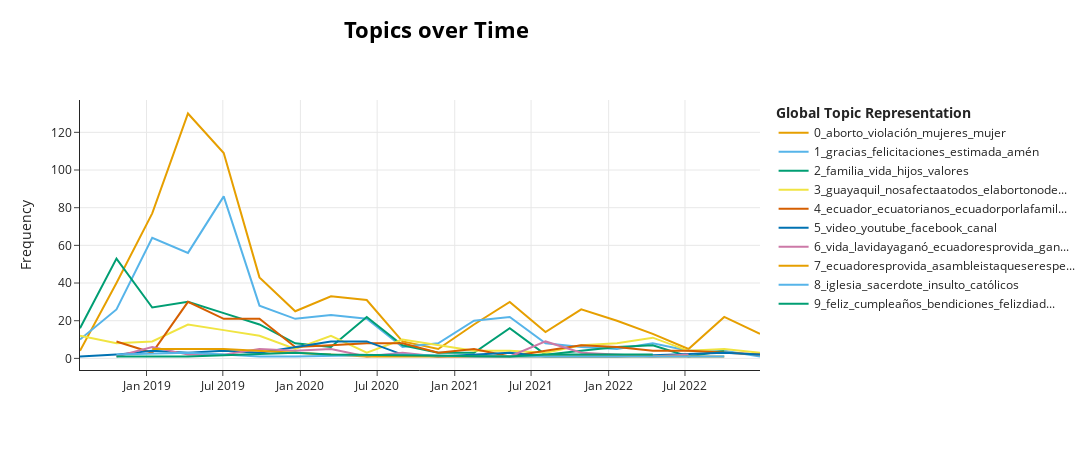

Notebook source saved alongside this figure:
### Markdown cell above
### Tópicos en el tiempo

### Code cell
# convert column to list
tweets = df['text_pre'].to_list()
timestamps = df['local_time'].to_list()

topics_over_time = topic_model.topics_over_time(docs=tweets, 
                                                timestamps=timestamps, 
                                                global_tuning=True, 
                                                evolution_tuning=True, 
                                                nr_bins=20)

topic_model.visualize_topics_over_time(topics_over_time, top_n_topics=20)

### Figure 1 — Plotly figure (JSON) as saved in the notebook; plotly's stock layout.template omitted (floating-point values rounded to 4 significant figures)
{"data": [{"hoverinfo": "text", "hovertext": ["<b>Topic 0</b><br>Words: via, género, familiar, nuestroshijosnuestrolegado, monopolio", "<b>Topic 0</b><br>Words: aborto, agresor, educación, violación, sexual", "<b>Topic 0</b><br>Words: aborto, violación, ecuadoresprovida, mujeres, abortoporviolacion", "<b>Topic 0</b><br>Words: aborto, violación, abortoporviolacion, mujeres, vida", "<b>Topic 0</b><br>Words: aborto, causales, mujer, violación, causa", "<b>Topic 0</b><br>Words: aborto, niños, niñas, adolescentes, género", "<b>Topic 0</b><br>Words: aborto, argentina, persona, mujer, niños", "<b>Topic 0</b><br>Words: aborto, impulsar, metido, morbosas, lenintodavidavale", "<b>Topic 0</b><br>Words: aborto, méxico, vida, corteabortono, provida", "<b>Topic 0</b><br>Words: lasguaguasnoseabortan, ecuadorpideveto, cepam, aborto, código", "<b>Topic 0</b><br>Words: hombre, progre, ciencia, mujer, aborto", "<b>Topic 0</b><br>Words: noalcopinna, códigoniñez, plenovirtual, mujeres, aborto", "<b>Topic 0</b><br>Words: infanticidioenecuador, aborto, documento, ley, violador", "<b>Topic 0</b><br>Words: aborto, violación, comisión, digno, presa", "<b>Topic 0</b><br>Words: leyabortistano, proyecto, ley, aborto, violador", "<b>Topic 0</b><br>Words: leyabortistano, leydelviolador, violación, proyecto, ley", "<b>Topic 0</b><br>Words: aborto, roevwade, sexo, corte, that", "<b>Topic 0</b><br>Words: tratadepersonas, endhumantrafficking, priva, vergonzosos, amenaza", "<b>Topic 0</b><br>Words: aborto, mujer, violación, semanas, violencia", "<b>Topic 0</b><br>Words: aborto, ayudar, ley, principio, fondos"], "marker": {"color": "#E69F00"}, "mode": "lines", "name": "0_aborto_violación_mujeres_mujer", "type": "scatter", "x": ["2018-07-27T06:59:30.860000", "2018-10-21T18:33:08", "2019-01-14T13:24:55", "2019-04-09T08:16:42", "2019-07-03T03:08:29", "2019-09-25T22:00:16", "2019-12-19T16:52:03", "2020-03-13T11:43:50", "2020-06-06T06:35:37", "2020-08-30T01:27:24", "2020-11-22T20:19:11", "2021-02-15T15:10:58", "2021-05-11T10:02:45", "2021-08-04T04:54:32", "2021-10-27T23:46:19", "2022-01-20T18:38:06", "2022-04-15T13:29:53", "2022-07-09T08:21:40", "2022-10-02T03:13:27", "2022-12-25T22:05:14"], "y": [4, 40, 77, 130, 109, 43, 25, 33, 31, 9, 5, 18, 30, 14, 26, 20, 13, 5, 22, 13]}, {"hoverinfo": "text", "hovertext": ["<b>Topic 1</b><br>Words: juntosporlafamilia, contextualicen, participando, subjetivamente, ambiguos", "<b>Topic 1</b><br>Words: escuderodelafamilia, estaremos, gracias, amplia, deventaaqui", "<b>Topic 1</b><br>Words: gracias, felicitaciones, llena, recomendada, lectura", "<b>Topic 1</b><br>Words: you, estimada, saludos, felicitaciones, gracias", "<b>Topic 1</b><br>Words: gracias, noble, concuerda, guerreros, pregunta", "<b>Topic 1</b><br>Words: poly, gracias, bravo, necesitan, coincidimos", "<b>Topic 1</b><br>Words: máximo, ataques, leyporlafamilia, juntos, noble", "<b>Topic 1</b><br>Words: amén, gracias, mr, díamundialdelasalud, realizando", "<b>Topic 1</b><br>Words: onuabortono, apoyo, gracias, are, you", "<b>Topic 1</b><br>Words: panel, conclusión, aplausos, escudero, pie", "<b>Topic 1</b><br>Words: mejores, guerreros, vida, gracias, felicitaciones", "<b>Topic 1</b><br>Words: interno, estimada, gracias, noalcopinna, asambleísta", "<b>Topic 1</b><br>Words: sugerimos, fortalecida, educacionsinideologias, materias, lograr", "<b>Topic 1</b><br>Words: cordial, extenderle, email, legislamosparalavida, guerreras", "<b>Topic 1</b><br>Words: futuro, platónporlavida, llevamos, gracias, lupebatallan", "<b>Topic 1</b><br>Words: muchísimas, gracias, amén, leydelviolador, estimada", "<b>Topic 1</b><br>Words: apoyado, scotusleak, absolutamente, adoctrinada, silencios", "<b>Topic 1</b><br>Words: terrible, gracias, felicitaciones, estimada, amén", "<b>Topic 1</b><br>Words: directos, frontales, mezclar, contextos, motivarnos", "<b>Topic 1</b><br>Words: gracias, felicitaciones, estimada, amén, apoyo"], "marker": {"color": "#56B4E9"}, "mode": "lines", "name": "1_gracias_felicitaciones_estimada_amén", "type": "scatter", "x": ["2018-07-27T06:59:30.860000", "2018-10-21T18:33:08", "2019-01-14T13:24:55", "2019-04-09T08:16:42", "2019-07-03T03:08:29", "2019-09-25T22:00:16", "2019-12-19T16:52:03", "2020-03-13T11:43:50", "2020-06-06T06:35:37", "2020-08-30T01:27:24", "2020-11-22T20:19:11", "2021-02-15T15:10:58", "2021-05-11T10:02:45", "2021-08-04T04:54:32", "2021-10-27T23:46:19", "2022-01-20T18:38:06", "2022-04-15T13:29:53", "2022-07-09T08:21:40", "2022-10-02T03:13:27", "2022-12-25T22:05:14"], "y": [10, 26, 64, 56, 86, 28, 21, 23, 21, 6, 8, 20, 22, 8, 6, 5, 8, 4, 4, 1]}, {"hoverinfo": "text", "hovertext": ["<b>Topic 2</b><br>Words: familia, hijos, principios, juntosporlafamilia, mallas", "<b>Topic 2</b><br>Words: familia, hijos, vida, principios, familiar", "<b>Topic 2</b><br>Words: familia, vida, amor, ecuadoresprovida, gracias", "<b>Topic 2</b><br>Words: familia, comisión, permanente, integral, revista", "<b>Topic 2</b><br>Words: familia, vida, provida, líderes, crea", "<b>Topic 2</b><br>Words: principios, familia, necesitan, valores, vida", "<b>Topic 2</b><br>Words: familia, alianzaporlalibertad, valores, pequeños, formar", "<b>Topic 2</b><br>Words: childrensday, diadelniño, familia, onuchantajeaporaborto, maestros", "<b>Topic 2</b><br>Words: familia, vida, valores, principios, hijos", "<b>Topic 2</b><br>Words: compromiso, familia, gracias, vida, forma", "<b>Topic 2</b><br>Words: bienestar, navidad, entregan, novalis, conformar", "<b>Topic 2</b><br>Words: necesitan, hijos, sembremos, tenemosungobiernoprovida, cachos", "<b>Topic 2</b><br>Words: graciasescuderos, período, familia, legislativo, innata", "<b>Topic 2</b><br>Words: mihijomieducación, educar, padres, radicamos, radicará", "<b>Topic 2</b><br>Words: principios, valores, familiaecuador, despedimos, dediquemos", "<b>Topic 2</b><br>Words: vidas, voz, adversidad, nimayoríaniminoría, frente", "<b>Topic 2</b><br>Words: familia, hijos, valores, contenido, pablo", "<b>Topic 2</b><br>Words: proporciona, basuraideológica, pelvis, sepas, libres", "<b>Topic 2</b><br>Words: familiaecuadorteinforma, rompe, perturbadoras, sacudido, balenciaga"], "marker": {"color": "#009E73"}, "mode": "lines", "name": "2_familia_vida_hijos_valores", "type": "scatter", "x": ["2018-07-27T06:59:30.860000", "2018-10-21T18:33:08", "2019-01-14T13:24:55", "2019-04-09T08:16:42", "2019-07-03T03:08:29", "2019-09-25T22:00:16", "2019-12-19T16:52:03", "2020-03-13T11:43:50", "2020-06-06T06:35:37", "2020-08-30T01:27:24", "2020-11-22T20:19:11", "2021-02-15T15:10:58", "2021-05-11T10:02:45", "2021-08-04T04:54:32", "2021-10-27T23:46:19", "2022-01-20T18:38:06", "2022-04-15T13:29:53", "2022-07-09T08:21:40", "2022-10-02T03:13:27"], "y": [16, 53, 27, 30, 24, 18, 8, 6, 22, 7, 3, 3, 16, 2, 4, 6, 7, 1, 4]}, {"hoverinfo": "text", "hovertext": ["<b>Topic 3</b><br>Words: redfamiliarguayaquil, amishijosloseducoyo, guayaquil, juntosporlafamilia, haceedoresdecambios", "<b>Topic 3</b><br>Words: amishijosloseducoyo, moira, novios, altar, estrés", "<b>Topic 3</b><br>Words: define, cppl, sto, guayaquil, domingo", "<b>Topic 3</b><br>Words: elabortonodesviola, guayaquil, quito, informedeminoria, henry", "<b>Topic 3</b><br>Words: nosafectaatodos, raro, guayaquil, iglesia, gracias", "<b>Topic 3</b><br>Words: guayaquil, provida, ciudad, ecuadoresprovida, respetar", "<b>Topic 3</b><br>Words: whywemarch, leyporlafamilia, guayaquil, mensaje, deseos", "<b>Topic 3</b><br>Words: guayaquil, chantajehumanitario, rueda, prensa, yomequedoencasa", "<b>Topic 3</b><br>Words: triunfo, tropiezo, tareas, papi, pésame", "<b>Topic 3</b><br>Words: leninvetaelcos, well, presidente, historia, dalvqs", "<b>Topic 3</b><br>Words: roto, entrevista, tw, electo, ganas", "<b>Topic 3</b><br>Words: constitución, asambleístas, pamefalconi, ateo, monge", "<b>Topic 3</b><br>Words: octubre, lupeenecuador, septiembre, ciudad, conociendo", "<b>Topic 3</b><br>Words: agustín, agustinenecuador, agustínenecuador, laje, ciudad", "<b>Topic 3</b><br>Words: leyabortistano, guayaquil, vetopresidencial, vetoporlavida, leydelviolador", "<b>Topic 3</b><br>Words: guayaquil, iturrieta, muñoz, viernes, pablo", "<b>Topic 3</b><br>Words: libro, guayaquil, obtener, autógrafo, she", "<b>Topic 3</b><br>Words: guayaquil, domingo, sábado, semana, sarahuff", "<b>Topic 3</b><br>Words: the, renunció, pronóstico, presenció, ameritaba"], "marker": {"color": "#F0E442"}, "mode": "lines", "name": "3_guayaquil_nosafectaatodos_elabortonode...", "type": "scatter", "x": ["2018-07-27T06:59:30.860000", "2018-10-21T18:33:08", "2019-01-14T13:24:55", "2019-04-09T08:16:42", "2019-07-03T03:08:29", "2019-09-25T22:00:16", "2019-12-19T16:52:03", "2020-03-13T11:43:50", "2020-06-06T06:35:37", "2020-08-30T01:27:24", "2021-02-15T15:10:58", "2021-05-11T10:02:45", "2021-08-04T04:54:32", "2021-10-27T23:46:19", "2022-01-20T18:38:06", "2022-04-15T13:29:53", "2022-07-09T08:21:40", "2022-10-02T03:13:27", "2022-12-25T22:05:14"], "y": [12, 8, 9, 18, 15, 12, 5, 12, 3, 10, 4, 4, 3, 7, 8, 11, 4, 5, 3]}, {"hoverinfo": "text", "hovertext": ["<b>Topic 4</b><br>Words: ecuatorianas, familias, agustín, nicolás, llamado", "<b>Topic 4</b><br>Words: venezuela, vivieron, frontera, venezuelaendefensadelapaz, chile", "<b>Topic 4</b><br>Words: ecuadorporlafamilia, ecuador, familias, familia, the", "<b>Topic 4</b><br>Words: ecuador, familias, vida, gracias, ecuadorporlafamilia", "<b>Topic 4</b><br>Words: ecuatorianos, ecuadorporlafamilia, vida, ecuador, familias", "<b>Topic 4</b><br>Words: ecuadorporlafamilia, to, our, ecuador, familia", "<b>Topic 4</b><br>Words: salvemostodaslasvidas, argentina, quedateencasa, vida, fronteras", "<b>Topic 4</b><br>Words: ecuador, all, the, ecuatorianos, you", "<b>Topic 4</b><br>Words: ecuadorpideveto, argentina, pide, ecuador, voz", "<b>Topic 4</b><br>Words: to, so, acta, being, in", "<b>Topic 4</b><br>Words: constituciondevida, the, and, ecuatorianos, same", "<b>Topic 4</b><br>Words: freddy, carrión, intriago, destitución, pedido", "<b>Topic 4</b><br>Words: hora, escuderos, experiencia, 𝘕𝘖𝘛𝘐𝘊𝘐𝘈𝘚, 𝘌𝘊𝘜𝘈𝘋𝘖𝘙", "<b>Topic 4</b><br>Words: agustinlaje, agustínenecuador, muchísimas, gracias, latinoamérica", "<b>Topic 4</b><br>Words: ecuatorianos, público, leyabortistano, vetoporlavida, presidente", "<b>Topic 4</b><br>Words: may, promoviendoderechos, ecuador, ecuatorianos, valverde", "<b>Topic 4</b><br>Words: feria, libro, crisis, vinieron, trae", "<b>Topic 4</b><br>Words: gustavo, alfaro, vidaarg, tecnico, juniors", "<b>Topic 4</b><br>Words: liberalizarlo, preguntan, indefensos, obligar, suelta"], "marker": {"color": "#D55E00"}, "mode": "lines", "name": "4_ecuador_ecuatorianos_ecuadorporlafamil...", "type": "scatter", "x": ["2018-10-21T18:33:08", "2019-01-14T13:24:55", "2019-04-09T08:16:42", "2019-07-03T03:08:29", "2019-09-25T22:00:16", "2019-12-19T16:52:03", "2020-03-13T11:43:50", "2020-06-06T06:35:37", "2020-08-30T01:27:24", "2020-11-22T20:19:11", "2021-02-15T15:10:58", "2021-05-11T10:02:45", "2021-08-04T04:54:32", "2021-10-27T23:46:19", "2022-01-20T18:38:06", "2022-04-15T13:29:53", "2022-07-09T08:21:40", "2022-10-02T03:13:27", "2022-12-25T22:05:14"], "y": [9, 3, 30, 21, 21, 6, 7, 8, 8, 3, 5, 1, 4, 7, 6, 4, 4, 3, 2]}, {"hoverinfo": "text", "hovertext": ["<b>Topic 5</b><br>Words: redfamiliarguayaqui, redfamiliarpf, instagram, facebook, sigan", "<b>Topic 5</b><br>Words: video, youtube, preparatepais, hecha, chiste", "<b>Topic 5</b><br>Words: video, defenderte, vida, vientre, ecuadoresprovida", "<b>Topic 5</b><br>Words: video, facebook, visuales, contenidos, quisiéramos", "<b>Topic 5</b><br>Words: video, invaluable, sosteniendo, precedentes, describir", "<b>Topic 5</b><br>Words: instagram, petición, encontrarla, cuentosdepia, haters", "<b>Topic 5</b><br>Words: video, salinas, sol, defensas, emergenciasanitaria", "<b>Topic 5</b><br>Words: youtube, facebook, canal, tabla, conversatorio", "<b>Topic 5</b><br>Words: facebook, neira, felizviernes, defensadelavida, fides", "<b>Topic 5</b><br>Words: gateway, neocolonialism, watched, yet, to", "<b>Topic 5</b><br>Words: emily, berning, conversatorioporlavida, episodio, 𝘌𝘴𝘵𝘢𝘥𝘰𝘴", "<b>Topic 5</b><br>Words: 𝗔𝗟𝗘𝗥𝗧𝗔, conciencias, 𝗖𝗢𝗡𝗧𝗥𝗔, 𝗩𝗜𝗗𝗔, despertar", "<b>Topic 5</b><br>Words: laeeb, fifaworldcup, mascota, presentación, minuto", "<b>Topic 5</b><br>Words: perfección, plasmada, somosvida, traerá, video", "<b>Topic 5</b><br>Words: team, somosvida, escúchalo, podcast, episodio"], "marker": {"color": "#0072B2"}, "mode": "lines", "name": "5_video_youtube_facebook_canal", "type": "scatter", "x": ["2018-07-27T06:59:30.860000", "2018-10-21T18:33:08", "2019-01-14T13:24:55", "2019-04-09T08:16:42", "2019-07-03T03:08:29", "2019-09-25T22:00:16", "2020-03-13T11:43:50", "2020-06-06T06:35:37", "2020-08-30T01:27:24", "2020-11-22T20:19:11", "2021-05-11T10:02:45", "2021-08-04T04:54:32", "2022-01-20T18:38:06", "2022-10-02T03:13:27", "2022-12-25T22:05:14"], "y": [1, 2, 4, 3, 4, 3, 9, 9, 2, 1, 3, 1, 1, 3, 2]}, {"hoverinfo": "text", "hovertext": ["<b>Topic 6</b><br>Words: indira, salvemoslasdosvidas, real, ejemplo, significa", "<b>Topic 6</b><br>Words: li, vida, qui, di, in", "<b>Topic 6</b><br>Words: encarnación, ab, bravo, vida, escudera", "<b>Topic 6</b><br>Words: stalquear, llenar, envidia, vacía, pao", "<b>Topic 6</b><br>Words: it, vida, prolifeworld, and, the", "<b>Topic 6</b><br>Words: promujer, prolifeworld, provida, prolife, prolifewomen", "<b>Topic 6</b><br>Words: muertes, colmo, curadas, infectados, recuperados", "<b>Topic 6</b><br>Words: the, part, exceptional, list, together", "<b>Topic 6</b><br>Words: reconocer, viva, existir, vida, ley", "<b>Topic 6</b><br>Words: vida, lavidayaganó, ecuadoresprovida, gana, prolifeworld", "<b>Topic 6</b><br>Words: mensaje, humana, vida, genética, básico", "<b>Topic 6</b><br>Words: lavidayaganó, gana, vida, ecuadoresprovida, amamos", "<b>Topic 6</b><br>Words: nov, sentirte, mató, cambiarte, debes", "<b>Topic 6</b><br>Words: recen, for, ready, become, advocate", "<b>Topic 6</b><br>Words: humano, disco, vivas, manifiestan, células"], "marker": {"color": "#CC79A7"}, "mode": "lines", "name": "6_vida_lavidayaganó_ecuadoresprovida_gan...", "type": "scatter", "x": ["2018-10-21T18:33:08", "2019-01-14T13:24:55", "2019-04-09T08:16:42", "2019-07-03T03:08:29", "2019-09-25T22:00:16", "2019-12-19T16:52:03", "2020-03-13T11:43:50", "2020-06-06T06:35:37", "2020-08-30T01:27:24", "2020-11-22T20:19:11", "2021-05-11T10:02:45", "2021-08-04T04:54:32", "2021-10-27T23:46:19", "2022-04-15T13:29:53", "2022-07-09T08:21:40"], "y": [1, 6, 2, 2, 5, 4, 5, 1, 3, 1, 1, 9, 3, 1, 2]}, {"hoverinfo": "text", "hovertext": ["<b>Topic 7</b><br>Words: ecuadoresprovida, proactividad, parar, gracias, llama", "<b>Topic 7</b><br>Words: ecuadoresprovida, asambleistaqueserespeta, quedan, link, avengers", "<b>Topic 7</b><br>Words: ecuadoresprovida, cifras, leninesprovida, standingovation, dalo", "<b>Topic 7</b><br>Words: escampe, llueve, valiosa, iniciativa, gracias", "<b>Topic 7</b><br>Words: leyabortistano, ecuadoresprovida, asambleistaqueserespeta, asambleaprovida, quedan", "<b>Topic 7</b><br>Words: ubicaciones, paraguas, encubrir, favor, ecuadoresprovida"], "marker": {"color": "#E69F00"}, "mode": "lines", "name": "7_ecuadoresprovida_asambleistaqueserespe...", "type": "scatter", "x": ["2019-01-14T13:24:55", "2019-04-09T08:16:42", "2019-07-03T03:08:29", "2020-06-06T06:35:37", "2021-10-27T23:46:19", "2022-10-02T03:13:27"], "y": [5, 5, 5, 1, 1, 1]}, {"hoverinfo": "text", "hovertext": ["<b>Topic 8</b><br>Words: sacerdote, cruzalta, presbiterado, sagrado, reunión", "<b>Topic 8</b><br>Words: insulto, iglesia, respeto, libertad, religiosa", "<b>Topic 8</b><br>Words: iglesia, católica, agrupaciones, personales, profetas", "<b>Topic 8</b><br>Words: apostasía, síntoma, venerando, pachamama, católicos", "<b>Topic 8</b><br>Words: bryant, leyenda, kobe, básquetbol, católica", "<b>Topic 8</b><br>Words: iglesia, laico, occidental, cif, separarla", "<b>Topic 8</b><br>Words: católicos, religiosa, in, iglesia, threatened", "<b>Topic 8</b><br>Words: católico, conservador, tuits, derecha, reflejado", "<b>Topic 8</b><br>Words: 𝙀𝙓𝘾𝙇𝙐𝙎𝙄𝙑𝙊, praytoendabortion, católica, envía, washington", "<b>Topic 8</b><br>Words: áfrica, ceo, antifamilia, católicos, exigen"], "marker": {"color": "#56B4E9"}, "mode": "lines", "name": "8_iglesia_sacerdote_insulto_católicos", "type": "scatter", "x": ["2018-10-21T18:33:08", "2019-04-09T08:16:42", "2019-07-03T03:08:29", "2019-09-25T22:00:16", "2019-12-19T16:52:03", "2020-08-30T01:27:24", "2021-02-15T15:10:58", "2021-05-11T10:02:45", "2022-07-09T08:21:40", "2022-10-02T03:13:27"], "y": [2, 3, 2, 1, 1, 2, 1, 1, 1, 1]}, {"hoverinfo": "text", "hovertext": ["<b>Topic 9</b><br>Words: cumplas, bendiciones, feliz, cumpleaños, felizdiadelpadre", "<b>Topic 9</b><br>Words: bello, cumpleaños, feliz, bendiciones, felizdiadelpadre", "<b>Topic 9</b><br>Words: cumpleaños, feliz, bendiciones, felizdiadelpadre, fathersday", "<b>Topic 9</b><br>Words: feliz, cumpleaños, acoja, bodas, guste", "<b>Topic 9</b><br>Words: feliz, happymothersday, mothersday, graciasmamá, mirada", "<b>Topic 9</b><br>Words: diaddelpadre, felizdiadelpadre, feliz, fathersday, padre", "<b>Topic 9</b><br>Words: feliz, cumpleaños, bendiciones, escudero, cumple", "<b>Topic 9</b><br>Words: feliz, felizdiadelpadre, fathersday, happy, convirtieron"], "marker": {"color": "#009E73"}, "mode": "lines", "name": "9_feliz_cumpleaños_bendiciones_felizdiad...", "type": "scatter", "x": ["2018-10-21T18:33:08", "2019-01-14T13:24:55", "2019-04-09T08:16:42", "2019-12-19T16:52:03", "2020-03-13T11:43:50", "2021-05-11T10:02:45", "2021-08-04T04:54:32", "2022-04-15T13:29:53"], "y": [1, 1, 1, 3, 2, 1, 2, 2]}], "layout": {"height": 450, "hoverlabel": {"bgcolor": "white", "font": {"family": "Rockwell", "size": 16}}, "legend": {"title": {"text": "<b>Global Topic Representation"}}, "title": {"font": {"color": "Black", "size": 22}, "text": "<b>Topics over Time</b>", "x": 0.4, "xanchor": "center", "y": 0.95, "yanchor": "top"}, "width": 1250, "xaxis": {"showgrid": true}, "yaxis": {"showgrid": true, "title": {"text": "Frequency"}}}}
